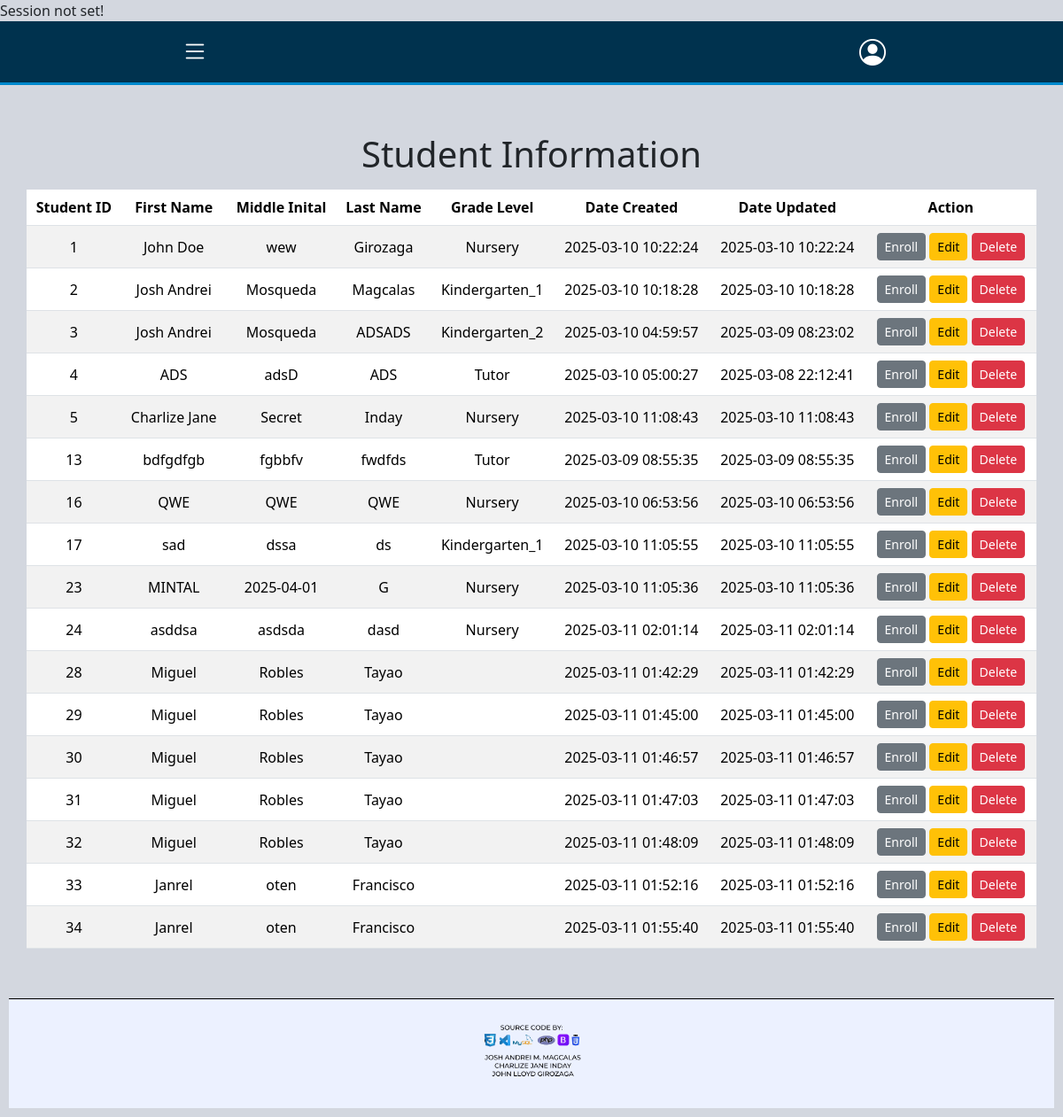
The app's page /website/student-information.php, older data.
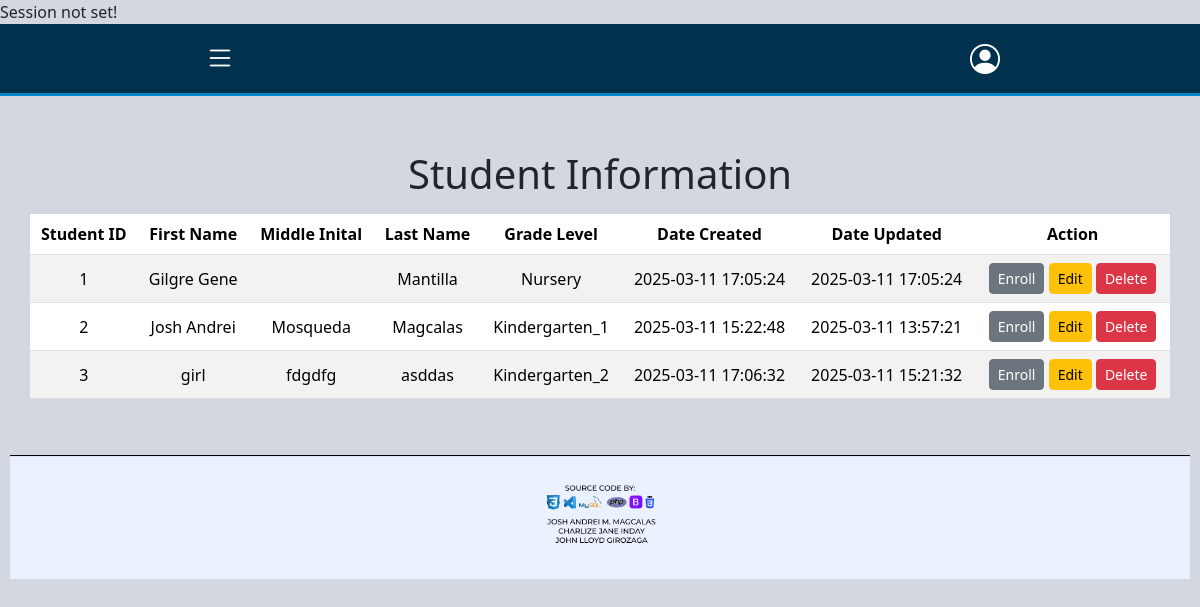
The same page, newer data.
### tables this page shows
CREATE TABLE `tbl_student_info` (
  `student_id` int(11) NOT NULL,
  `enroll_category` enum('Nursery','Kindergarten_1','Kindergarten_2','Tutor') DEFAULT NULL,
  `schoolyear` varchar(10) DEFAULT NULL,
  `last_name` varchar(50) NOT NULL,
  `first_name` varchar(100) NOT NULL,
  `middle_name` varchar(50) DEFAULT NULL,
  `street` text NOT NULL,
  `city` varchar(50) DEFAULT NULL,
  `zip_code` int(4) NOT NULL,
  `birthdate` date NOT NULL,
  `sex` enum('Male','Female') NOT NULL,
  `parent1` varchar(50) DEFAULT NULL,
  `parent1_contact` int(12) DEFAULT NULL,
  `parent2` varchar(50) DEFAULT NULL,
  `parent2_contact` int(12) DEFAULT NULL,
  `emergency_fullname` varchar(50) NOT NULL,
  `emergency_relationship` enum('mother','father','guardian','others') NOT NULL,
  `emergency_address` text NOT NULL,
  `emergency_contact_no` int(12) NOT NULL,
  `created_by` int(11) DEFAULT NULL,
  `date_created` timestamp NOT NULL DEFAULT current_timestamp() ON UPDATE current_timestamp(),
  `updated_by` int(11) DEFAULT NULL,
  `date_updated` timestamp NOT NULL DEFAULT current_timestamp(),
  `isactive` tinyint(1) NOT NULL
);

### website/student-information.php (the view, shortened to what this page needs)
<?php
include "../database/dbconnect.php";
try {
    $sql = "	SELECT
                    student_id,
                    first_name,
                    middle_name,
                    last_name,
                    enroll_category,
                    date_created,
                    date_updated
                FROM
                    tbl_student_info
                WHERE
                    isactive = 1;";
    $result = $conn->query($sql);
} catch (Exception $e) {
    echo "Error: " . $e->getMessage();
}
?>
<!DOCTYPE html>
<html lang="en">
<head>
    <link rel="stylesheet" href="/bootstrap/css/bootstrap.css">
    <link rel="stylesheet" href="/DataTables/datatables.min.css">
    <link href="https://cdn.jsdelivr.net/npm/bootstrap@5.3.2/dist/css/bootstrap.min.css" rel="stylesheet">
    <link href="https://cdn.jsdelivr.net/npm/bootstrap-icons/font/bootstrap-icons.css" rel="stylesheet">
    <link rel="stylesheet" href="https://cdnjs.cloudflare.com/ajax/libs/font-awesome/6.7.2/css/all.min.css">
    <link rel="stylesheet" href="../DataTables/datatables.css">
    <link rel="stylesheet" href="https://cdn.datatables.net/1.13.6/css/jquery.dataTables.min.css">
</head>
<body>
    <?php include"../Layouts/navbar.php"?>
    <div class="container mt-4">
        <h1 class="text-center">Student Information</h1>
            <table id="student-information" class="table table-striped mt-3">
                <thead>
                    <tr>
                        <th>Student ID</th>
                        <th>First Name</th>
                        <th>Middle Inital</th>
                        <th>Last Name</th>
                        <th>Grade Level</th>
                        <th>Date Created</th>
                        <th>Date Updated</th>
                        <th>Action</th>
                    </tr>
                </thead>
                <tbody>
                    <?php if(isset($result) && $result->num_rows > 0): ?>
                        <?php while($row = $result->fetch_assoc()): ?>
                        <tr>
                            <td> <?=$row['student_id']?> </td>
                            <td> <?=$row['first_name']?> </td>
                            <td> <?=$row['middle_name']?> </td>
                            <td> <?=$row['last_name']?> </td>
                            <td> <?=$row['enroll_category']?> </td>
                            <td> <?=$row['date_created']?> </td>
                            <td> <?=$row['date_updated']?> </td>
                            <td>
                                <a class="btn btn-secondary btn-sm edit-btn" href="add-enrollment-form.php?student_id=<?= htmlspecialchars($row['student_id']); ?>">
                                    Enroll
                                </a>
                                <a class="btn btn-warning btn-sm edit-btn" href="update-enrollment-form.php?student_id=<?= htmlspecialchars($row['student_id']); ?>">
                                    Edit
                                </a>
                                <form action="../database/db_delete_student.php" method="POST" onsubmit="return confirm('Are you sure you want to delete this student?');" class="d-inline">
                                    <button type="submit" class="btn btn-danger btn-sm" >Delete</button>
                                </form>
                            </td>
                        </tr>
                        <?php endwhile; ?>
                    <?php else: ?>
                        <tr>
                            <td colspan="7" class="text-center">No students available</td>
                        </tr>
                    <?php endif; ?>
                </tbody>
            </table>
    </div>
    <div class="footer">
        <img src="FOOTER.png" alt="Footer" class="footer-img">
    </div>
</body>
</html>

### helpers/session.php (shortened to what this page needs)
<?php
if (!isset($_SESSION["username"]) || !isset($_SESSION["employee_id"])) {
    echo "Session not set!";
} else {
    echo "Welcome, " . $_SESSION["username"] . " (ID: " . $_SESSION["employee_id"] . ")";
}
?>

### Layouts/navbar.php (shortened to what this page needs)
<?php
    include "../helpers/session.php";
?>
    <nav class="navbar navbar-custom d-flex align-items-center">
        <button class="navbar-toggler" type="button" data-bs-toggle="offcanvas" data-bs-target="#sidebar">
            <i class="bi bi-list menu-icon"></i>
        </button>
        <div class="ms-auto dropdown">
            <a class="profile-icon" href="#" id="profileDropdown" data-bs-toggle="dropdown">
                <i class="bi bi-person-circle"></i>
            </a>
        </div>
    </nav>
    <div class="navbar-border"></div>

### DataTables/datatables.css (style rules this page uses)
:root { --dt-row-selected: 13, 110, 253; --dt-row-selected-text: 255, 255, 255; --dt-row-selected-link: 9, 10, 11; --dt-row-stripe: 0, 0, 0; --dt-row-hover: 0, 0, 0; --dt-column-ordering: 0, 0, 0; --dt-html-background: white; }
:root { --dt-row-hover-alpha: 0.035; --dt-row-stripe-alpha: 0.023; --dt-column-ordering-alpha: 0.019; --dt-row-selected-stripe-alpha: 0.923; --dt-row-selected-column-ordering-alpha: 0.919; }

### Layouts/navbar.php (style rules this page uses)
body { background-color: #d3d7df; margin: 0; padding: 0; }
.navbar-custom { background-color: #00324e; padding: 12px 20px; }
.navbar-border { height: 3px; background-color: #0088cc; }
.menu-icon, .profile-icon { font-size: 30px; color: white; cursor: pointer; margin: 180px; }
.navbar-toggler { border: none; padding: 5px; }
.container { max-width: 1300px; margin: auto; padding: 30px; }
.footer { text-align: center; padding: 10px; color: white; position: relative; width: 100%; }
.footer-img { max-width: 100%; height: auto; }

### website/student-information.php (style rules this page uses)
#student-information th, #student-missing-information th { text-align: center; }
#student-information td, #student-missing-information td { text-align: center; vertical-align: middle; }

Row changes from the older to the newer data that the page shows:
removed tbl_student_info: student_id "4", first_name "ADS", middle_name "adsD", last_name "ADS", enroll_category "Tutor", date_created "2025-03-10 05:00:27", date_updated "2025-03-08 22:12:41"
removed tbl_student_info: student_id "5", first_name "Charlize Jane", middle_name "Secret", last_name "Inday", enroll_category "Nursery", date_created "2025-03-10 11:08:43", date_updated "2025-03-10 11:08:43"
removed tbl_student_info: student_id "13", first_name "bdfgdfgb", middle_name "fgbbfv", last_name "fwdfds", enroll_category "Tutor", date_created "2025-03-09 08:55:35", date_updated "2025-03-09 08:55:35"
removed tbl_student_info: student_id "16", first_name "QWE", middle_name "QWE", last_name "QWE", enroll_category "Nursery", date_created "2025-03-10 06:53:56", date_updated "2025-03-10 06:53:56"
removed tbl_student_info: student_id "17", first_name "sad", middle_name "dssa", last_name "ds", enroll_category "Kindergarten_1", date_created "2025-03-10 11:05:55", date_updated "2025-03-10 11:05:55"
removed tbl_student_info: student_id "23", first_name "MINTAL", middle_name "2025-04-01", last_name "G", enroll_category "Nursery", date_created "2025-03-10 11:05:36", date_updated "2025-03-10 11:05:36"
removed tbl_student_info: student_id "24", first_name "asddsa", middle_name "asdsda", last_name "dasd", enroll_category "Nursery", date_created "2025-03-11 02:01:14", date_updated "2025-03-11 02:01:14"
removed tbl_student_info: student_id "28", first_name "Miguel", middle_name "Robles", last_name "Tayao", date_created "2025-03-11 01:42:29", date_updated "2025-03-11 01:42:29"
removed tbl_student_info: student_id "29", first_name "Miguel", middle_name "Robles", last_name "Tayao", date_created "2025-03-11 01:45:00", date_updated "2025-03-11 01:45:00"
removed tbl_student_info: student_id "30", first_name "Miguel", middle_name "Robles", last_name "Tayao", date_created "2025-03-11 01:46:57", date_updated "2025-03-11 01:46:57"
removed tbl_student_info: student_id "31", first_name "Miguel", middle_name "Robles", last_name "Tayao", date_created "2025-03-11 01:47:03", date_updated "2025-03-11 01:47:03"
removed tbl_student_info: student_id "32", first_name "Miguel", middle_name "Robles", last_name "Tayao", date_created "2025-03-11 01:48:09", date_updated "2025-03-11 01:48:09"
removed tbl_student_info: student_id "33", first_name "Janrel", middle_name "oten", last_name "Francisco", date_created "2025-03-11 01:52:16", date_updated "2025-03-11 01:52:16"
removed tbl_student_info: student_id "34", first_name "Janrel", middle_name "oten", last_name "Francisco", date_created "2025-03-11 01:55:40", date_updated "2025-03-11 01:55:40"
changed tbl_student_info "Nursery": first_name "John Doe" → "Gilgre Gene"; last_name "Girozaga" → "Mantilla"; date_created "2025-03-10 10:22:24" → "2025-03-11 17:05:24"; date_updated "2025-03-10 10:22:24" → "2025-03-11 17:05:24"; middle_name "wew" → (not shown)
changed tbl_student_info "Josh Andrei": date_created "2025-03-10 10:18:28" → "2025-03-11 15:22:48"; date_updated "2025-03-10 10:18:28" → "2025-03-11 13:57:21"
changed tbl_student_info "Kindergarten_2": first_name "Josh Andrei" → "girl"; middle_name "Mosqueda" → "fdgdfg"; last_name "ADSADS" → "asddas"; date_created "2025-03-10 04:59:57" → "2025-03-11 17:06:32"; date_updated "2025-03-09 08:23:02" → "2025-03-11 15:21:32"
